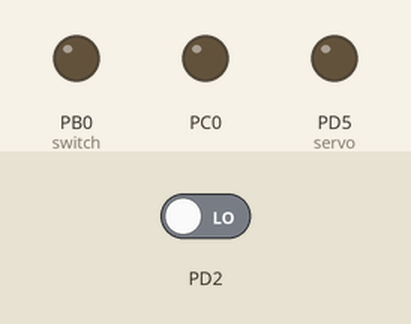
Bench run of a program on a simulated ATmega32, built with avr-gcc and emulated at 8 MHz. On the bench: output pins drawn as LEDs (lit = HIGH). Inputs (shaded band) come from the test bench; at power-on: PD2 LOW.

Above: at 1.2 s.
1.3 s: PD2 driven HIGH
At 2.0 s:
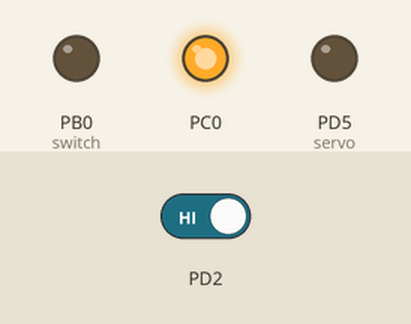
Timing chart, 0 to 7.8 s (numbered marks = the images above; inputs shaded):
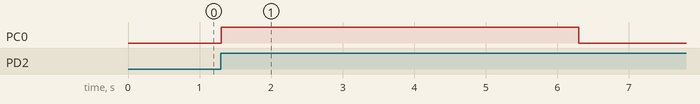

Measured:
- after the input at 1.3 s, PC0: LOW → HIGH at once, → LOW 5.0 s later

The program:

main.c
```c
#include "Headers/ADC.h"
#include "Headers/DIO.h"
#include "Headers/EXTI_interface.h"
#include "Headers/servo_motor.h"
#include "Headers/USART.h"
#define F_CPU 8000000UL
#include <avr/delay.h>

volatile unsigned char alarm_triggered = 0;

void SecurityAlarm_ON(void)
{
	alarm_triggered = 1;
}

int main(void)
{

	DIO_voidSetPinDirection(PORTA,PIN0,INPUT);//Pin for LDR output
	DIO_voidSetPinDirection(PORTB,PIN0,OUTPUT); // pin for the electronic switch
	ADC_init();
	USART_Init(9600);
	ServoMotor_Init();
	CLR_BIT(DDRA,1);// pin1 in PORTA work as input ->LDR pin
	SET_BIT(DDRD,5);// pin2 in PORTD work as output->servo motor pin
	u32 led_ins; // var store the outdoor lighting instensity
	u8 reciever = '0'; // default state
	u8 new_cmd = 0;

	DDRD &= ~(1 << DDD2);

	DDRC |= (1 << DDC0);
	DPORTC &= ~(1 << PIN0);

	MEXTI_voidSetCallBackInt0(&SecurityAlarm_ON);
	MEXTI_voidInitInt0();
	MEXTI_voidEnableInt0();
	MEXTI_voidEnableGlobalInterrupt();


	while (1)
	{
		// Check for UART command without stopping the loop
		if (USART_Receive_NoBlock(&new_cmd))
		{
			reciever = new_cmd; // Updates to '1' when password is correct, or '0' when locked
		}

		if (reciever == '1')
		{
			// Continuous Automatic Lighting (LDR -> LED)
			u16 ldr_light = ADC_Read(0);
			if (ldr_light >= 350)
			DIO_voidSetPinValue(PORTB, PIN0, LOW);
			else
			DIO_voidSetPinValue(PORTB, PIN0, HIGH);

			// Continuous Curtain Control (LDR -> Servo)
			u16 ldr_curtain = ADC_Read(1);
			if (ldr_curtain > 400)
			ServoMotor_OCA1_Angle(180);
			else
			ServoMotor_OCA1_Angle(0);
		}
		else
		{
			if (alarm_triggered == 1)
			{
				DPORTC |= (1 << PIN0);
				_delay_ms(5000);
				DPORTC &= ~(1 << PIN0);

				alarm_triggered = 0;
			}
		}
	}
}
```

ADC.h
```c
#ifndef _ADC_H
#define _ADC_H
# include "Std_types.h"

#define ADMUX_Reg 	(*(volatile u8*)0x27) 	// ADC Multiplexer Register
//ADMUX PINS
#define REFS1 7
#define ADLAR 5
#define REFS0 6
#define MUX2 2
#define MUX1 1
#define MUX0 0

#define ADCH_Reg 	(*(volatile u8*)0x25) 		// ADC High Register
#define ADCL_Reg 	(*(volatile u8*)0x24) 		// ADC Low Register

#define ADCSRA_Reg 	(*(volatile u8*)0x26) 	// ADC Control And Status Register
//ADCSRA PINS
#define ADEN 7
#define ADSC 6
#define ADIF 4
#define ADPS2 2
#define ADPS1 1
#define ADPS0 0

void ADC_init();  // initialize the ADC
u16 ADC_Read(u8 channel); // takes the number of the pin that you want to read from and reads the value
#endif 
```

EXTI_interface.h
```c
#ifndef EXTI_INTERFACE_H_
#define EXTI_INTERFACE_H_

void MEXTI_voidInitInt0(void);
void MEXTI_voidEnableInt0(void);
void MEXTI_voidDisableInt0(void);
void MEXTI_voidEnableGlobalInterrupt(void);
void MEXTI_voidSetCallBackInt0(void (*Copy_pvNotificationFunc)(void));

#endif
```

USART.h
```c
#ifndef USART_H_
#define USART_H_

#include "Bit_Math.h"
#include "Std_types.h"

// USART Register Addresses for ATmega32
#define UDR     *((volatile u8*)0x2C)  // USART Data Register
#define UCSRA   *((volatile u8*)0x2B)  // USART Control and Status Register A
#define UCSRB   *((volatile u8*)0x2A)  // USART Control and Status Register B
#define UCSRC   *((volatile u8*)0x40)  // USART Control and Status Register C
#define UBRRL   *((volatile u8*)0x29)  // USART Baud Rate Register Low
#define UBRRH   *((volatile u8*)0x40)  // USART Baud Rate Register High

// UCSRA Register Bit Positions
#define RXC     7    // USART Receive Complete
#define TXC     6    // USART Transmit Complete
#define UDRE    5    // USART Data Register Empty
#define FE      4    // Frame Error
#define DOR     3    // Data OverRun
#define PE      2    // Parity Error
#define U2X     1    // Double Transmission Speed
#define MPCM    0    // Multi-Processor Communication Mode

// UCSRB Register Bit Positions
#define RXCIE   7    // RX Complete Interrupt Enable
#define TXCIE   6    // TX Complete Interrupt Enable
#define UDRIE   5    // USART Data Register Empty Interrupt Enable
#define RXEN    4    // Receiver Enable
#define TXEN    3    // Transmitter Enable
#define UCSZ2   2    // Character Size (bit 2)
#define RXB8    1    // Receive Data Bit 8
#define TXB8    0    // Transmit Data Bit 8

// UCSRC Register Bit Positions
#define URSEL   7    // Register Select (must be 1 to access UCSRC)
#define UMSEL   6    // USART Mode Select
#define UPM1    5    // Parity Mode (bit 1)
#define UPM0    4    // Parity Mode (bit 0)
#define USBS    3    // Stop Bit Select
#define UCSZ1   2    // Character Size (bit 1)
#define UCSZ0   1    // Character Size (bit 0)
#define UCPOL   0    // Clock Polarity

// Character Size Options
#define USART_5_BIT    0
#define USART_6_BIT    1
#define USART_7_BIT    2
#define USART_8_BIT    3
#define USART_9_BIT    7

// Parity Mode Options
#define PARITY_DISABLED   0
#define PARITY_EVEN       2
#define PARITY_ODD        3

// Stop Bit Options
#define STOP_BIT_1        0
#define STOP_BIT_2        1

// USART Mode Options
#define USART_ASYNC_MODE  0
#define USART_SYNC_MODE   1

// Function Prototypes
void USART_Init(u32 baud_rate);
void USART_SendChar(u8 data);
u8 USART_Get_Char(void);
void USART_SendString(const u8 *str);
void USART_ReceiveString(u8 *str);
u8 USART_IsDataAvailable(void);
u8 USART_Receive_NoBlock(u8 *pData);

#endif /* USART_H_ */
```

servo_motor.h
```c
#ifndef SERVO_MOTOR_H_
#define SERVO_MOTOR_H_

#include "DIO.h"

#define TCCR1A_REG   (*(volatile u8*)0x4F)
#define TCCR1B_REG   (*(volatile u8*)0x4E)

#define OCR1AH_REG   (*(volatile u8*)0x4B)
#define OCR1AL_REG   (*(volatile u8*)0x4A)

#define ICR1H_REG    (*(volatile u8*)0x47)
#define ICR1L_REG    (*(volatile u8*)0x46)

#define OCR1AH_REG   (*(volatile u8*)0x4B)
#define OCR1AL_REG   (*(volatile u8*)0x4A)

#define OCR1BH_REG   (*(volatile u8*)0x49)
#define OCR1BL_REG   (*(volatile u8*)0x48)

#define CLOCKWISE 0
#define ANTI_CLOCKWISE 1

#define OPEN  0
#define CLOSE 1


void    ServoMotor_Init(void);
void    ServoMotor_OCA1_Angle(u8 angle);
#endif
```

ADC.c
```c
#include "../Headers/ADC.h"
#include "../Headers/DIO.h"

void ADC_init()
{
	ADCSRA_Reg |=(1<<ADEN); //set the enable
	ADCSRA_Reg |=(1<<ADPS1) | (1<<ADPS2); // prescaler selection -this is a division factor of 64-
	ADMUX_Reg |= (1<<REFS0); //select the voltage reference -this is a AVCC with external capacitor at AREF pin-
}

u16 ADC_Read(u8 channel)
{
	channel &= 0b00000111;  // make sure the channel value doesn't exceed the possible
	ADMUX_Reg &= 0b11111000;// to make sure the previous channel is removed
	ADMUX_Reg |= channel; // choose the channel
	ADCSRA_Reg |=(1<<ADSC); //start conversion
	while(GET_BIT(ADCSRA_Reg, ADIF) != 1); // this gives the ADC time to convert -the ADIF becomes 1 when conversion ends-
	u16 result = ADCL_Reg; //store the lower pins 7-->0
	result |= ((u16)ADCH_Reg<<8);//shifts the bits in the higher ADC and adds them to the lower one -they are originally 1 and 0 then become 9 and 8-
	SET_BIT(ADCSRA_Reg,ADIF);// clear ADIF to be ready for the next read
	return result;
}
```

EXTI_program.c
```c
#include <avr/interrupt.h>
#include "../Headers/Std_types.h"
#include "../Headers/Bit_Math.h"
#include "../Headers/EXTI_private.h"
#include "../Headers/EXTI_confige.h"
#include "../Headers/EXTI_interface.h"

static void (*EXTI_pvInt0CallBackFunc)(void) = 0;

void MEXTI_voidInitInt0(void)
{
	#if EXTI0_TRIGGER_MODE == EXTI_LOW_LEVEL
	MCUCR &= ~(1 << ISC00);
	MCUCR &= ~(1 << ISC01);

	#elif EXTI0_TRIGGER_MODE == EXTI_IOC
	MCUCR |=  (1 << ISC00);
	MCUCR &= ~(1 << ISC01);

	#elif EXTI0_TRIGGER_MODE == EXTI_FALLING_EDGE
	MCUCR &= ~(1 << ISC00);
	MCUCR |=  (1 << ISC01);

	#elif EXTI0_TRIGGER_MODE == EXTI_RISING_EDGE
	MCUCR |=  (1 << ISC00);
	MCUCR |=  (1 << ISC01);
	#endif

	GIFR |= (1 << 6);
}

void MEXTI_voidEnableInt0(void)
{
	GICR |= (1 << INT0);
}

void MEXTI_voidDisableInt0(void)
{
	GICR &= ~(1 << INT0);
}

void MEXTI_voidEnableGlobalInterrupt(void)
{
	SREG |= (1 << I_BIT);
}

void MEXTI_voidSetCallBackInt0(void (*Copy_pvNotificationFunc)(void))
{
	if (Copy_pvNotificationFunc != 0)
	{
		EXTI_pvInt0CallBackFunc = Copy_pvNotificationFunc;
	}
}

ISR(INT0_vect)
{
	if (EXTI_pvInt0CallBackFunc != 0)
	{
		EXTI_pvInt0CallBackFunc();
	}
}
```

USART.c
```c
#include "../Headers/USART.h"
#include "../Headers/Bit_Math.h"


void USART_Init(u32 baud_rate)
{
	// Calculate baud rate register value
	// UBRR = (F_CPU / (16 * baud_rate)) - 1
	u16 ubrr_value = (u16)((8000000UL / (16UL * baud_rate)) - 1);
	// Set baud rate (UBRRH must be written first)
	UBRRH = (u8)(ubrr_value >> 8);
	UBRRL = (u8)ubrr_value;
	// 2. Enable TX and RX and Clears the UCSZ2 bit in UCSRB
	SET_BIT(UCSRB, TXEN);
	SET_BIT(UCSRB, RXEN);
	CLR_BIT(UCSRB, UCSZ2);
	// 3. Configure UCSRC
	u8 temp = 0;
	SET_BIT(temp, URSEL); // Select UCSRC register {0b10000000}
	SET_BIT(temp, UCSZ1); // temp becomes: 0b10000100
	SET_BIT(temp, UCSZ0); //temp becomes: 0b10000110
	// Write the complete byte to UCSRC in one single step
	UCSRC = temp;
}


void USART_SendChar(u8 data)
{
	// Wait until transmit buffer is empty
	while(GET_BIT(UCSRA, UDRE) == 0);
	// Put data into buffer, sends the data
	UDR = data;
}


u8 USART_Get_Char(void)
{
	// Wait until data is received
	while(GET_BIT(UCSRA, RXC) == 0);
	// Return received data
	return UDR;
}

void USART_SendString(const u8 *str)
{
	// Send each character until null terminator
	while(*str != '\0')
	{
		USART_SendChar(*str);
		str++;
	}
}


// Checks if a byte is waiting in the buffer (returns 1 if yes, 0 if empty)
u8 USART_IsDataAvailable(void)
{
	return (GET_BIT(UCSRA, RXC) != 0);
}

// Reads data only if available, without blocking the CPU
u8 USART_Receive_NoBlock(u8 *pData)
{
	if (GET_BIT(UCSRA, RXC) != 0)
	{
		*pData = UDR;
		return 1; // Successfully read a character
	}
	return 0;     // Buffer is empty, did not block
}
```

servo_motor.c
```c
#include "../Headers/servo_motor.h"

void    ServoMotor_Init(void)
{
	CLR_BIT(TCCR1A_REG,0);//WGM10
	SET_BIT(TCCR1A_REG,1);//WGM11
	SET_BIT(TCCR1B_REG,3);//WGM12
	SET_BIT(TCCR1B_REG,4);//WGM13
	//enable PWM mode with ICR1 as TOP insead of 10^16

	CLR_BIT(TCCR1A_REG,6);//COM1A0
	SET_BIT(TCCR1A_REG,7);//COM1A1
	//Clear on compare match,set at TOP ->PIN(DP5)==OC1A

	CLR_BIT(TCCR1A_REG,4);//COM1B0
	SET_BIT(TCCR1A_REG,5);//COM1B1
	//Clear on compare match,set at TOP ->PIN(DP4)==OC1B

	CLR_BIT(TCCR1B_REG,0);//CS10
	SET_BIT(TCCR1B_REG,1);//CS11
	CLR_BIT(TCCR1B_REG,2);//CS12
	//prescaler = 8

	ICR1H_REG = (2499>>8);
	ICR1L_REG = (2499);
	//make top(ICR1) ==2499
	//periodic time=20ms ,frequency=50Hz
}


void ServoMotor_OCA1_Angle(u8 angle)
{
	u8 OCR_Value;
	OCR_Value = 188 +(angle * 62) / 180;
	OCR1AH_REG = (OCR_Value >> 8);
	OCR1AL_REG = OCR_Value;
}
```

EXTI_confige.h
```c
#ifndef EXTI_CONFIG_H_
#define EXTI_CONFIG_H_

#define EXTI0_TRIGGER_MODE    EXTI_RISING_EDGE

#endif
```

Bit_Math.h
```c
#ifndef _BIT_MATH_H_
#define _BIT_MATH_H_


#define SET_BIT(Var, BitNo)   ( (Var) = (Var) |( 1 << (BitNo)) )
#define CLR_BIT(Var, BitNo)   ((Var) =(Var) & ~(1 << (BitNo)))
#define Toggle_Bit(Var, BitNo) ((Var) = (Var)^ (1 << (BitNo)))
#define GET_BIT(Var, BitNo)   (((Var) >> (BitNo)) & 0x01)


#endif
```

DIO.h
```c
#ifndef _DIO_H_
#define _DIO_H_
#include "Std_types.h"
#include <avr/io.h>
#include "Std_types.h"
#include "Bit_Math.h"

#define OUTPUT 1
#define INPUT  0

#define LOW  0
#define HIGH 1

#define PIN0   0
#define PIN1   1
#define PIN2   2
#define PIN3   3
#define PIN4   4
#define PIN5   5
#define PIN6   6
#define PIN7   7

#define PORTA  0
#define PORTB  1
#define PORTC  2
#define PORTD  3

//--------------------------------------------------

void DIO_voidIntialization(void);

void DIO_voidSetPinDirection(u8 PortID, u8 PinID, u8 Direction);

void DIO_voidSetPinValue(u8 PortID, u8 PinID, u8 Value);

u8   DIO_u8ReadPinValue(u8 PortID, u8 PinID);

void DIO_voidSetPortDirection(u8 PortID, u8 Direction);

void DIO_voidSetPortValue(u8 PortID, u8 Value);

u8   DIO_u8ReadPortValue(u8 PortID);

//--------------------------------------------------


// Helper macros for two-stage preprocessor token concatenation
//#define CONC_HELPER(b7,b6,b5,b4,b3,b2,b1,b0)  0b##b7##b6##b5##b4##b3##b2##b1##b0
//#define CONC(b7,b6,b5,b4,b3,b2,b1,b0)         CONC_HELPER(b7,b6,b5,b4,b3,b2,b1,b0)

// Assembled 8-bit port direction macros from DIO_config.h
//#define DIO_PORTA_DIRECTION  CONC(DIO_PORTA_PIN7_DIR, DIO_PORTA_PIN6_DIR, DIO_PORTA_PIN5_DIR, DIO_PORTA_PIN4_DIR, DIO_PORTA_PIN3_DIR, DIO_PORTA_PIN2_DIR, DIO_PORTA_PIN1_DIR, DIO_PORTA_PIN0_DIR)
//#define DIO_PORTB_DIRECTION  CONC(DIO_PORTB_PIN7_DIR, DIO_PORTB_PIN6_DIR, DIO_PORTB_PIN5_DIR, DIO_PORTB_PIN4_DIR, DIO_PORTB_PIN3_DIR, DIO_PORTB_PIN2_DIR, DIO_PORTB_PIN1_DIR, DIO_PORTB_PIN0_DIR)
//#define DIO_PORTC_DIRECTION  CONC(DIO_PORTC_PIN7_DIR, DIO_PORTC_PIN6_DIR, DIO_PORTC_PIN5_DIR, DIO_PORTC_PIN4_DIR, DIO_PORTC_PIN3_DIR, DIO_PORTC_PIN2_DIR, DIO_PORTC_PIN1_DIR, DIO_PORTC_PIN0_DIR)
//#define DIO_PORTD_DIRECTION  CONC(DIO_PORTD_PIN7_DIR, DIO_PORTD_PIN6_DIR, DIO_PORTD_PIN5_DIR, DIO_PORTD_PIN4_DIR, DIO_PORTD_PIN3_DIR, DIO_PORTD_PIN2_DIR, DIO_PORTD_PIN1_DIR, DIO_PORTD_PIN0_DIR)


//Port A, B, C, D --> DDR, PORT, PIN Register

/** Comment: Port A Registers*/
#define DDRA      *((volatile u8 *)0x3A)
#define DPORTA     *((volatile u8 *)0x3B)
#define PINA      *((volatile u8 *)0x39)

/** Comment: Port B Registers*/
#define DDRB      *((volatile u8 *)0x37)
#define DPORTB     *((volatile u8 *)0x38)
#define PINB      *((volatile u8 *)0x36)

/** Comment: Port C Registers*/
#define DDRC      *((volatile u8 *)0x34)
#define DPORTC     *((volatile u8 *)0x35)
#define PINC      *((volatile u8 *)0x33)

/** Comment: Port D Registers*/
#define DDRD      *((volatile u8 *)0x31)
#define DPORTD     *((volatile u8 *)0x32)
#define PIND      *((volatile u8 *)0x30)

#endif
```

EXTI_private.h
```c
#ifndef EXTI_PRIVATE_H_
#define EXTI_PRIVATE_H_

#include "Std_types.h"

#define MCUCR   (*((volatile u8*)0x55))
#define MCUCSR  (*((volatile u8*)0x54))
#define GICR    (*((volatile u8*)0x5B))
#define GIFR    (*((volatile u8*)0x5A))
#define SREG    (*((volatile u8*)0x5F))

#define ISC00   0
#define ISC01   1
#define ISC10   2
#define ISC11   3

#define INT1    7
#define INT0    6
#define INT2    5

#define I_BIT   7

#define EXTI_LOW_LEVEL      0
#define EXTI_IOC            1
#define EXTI_FALLING_EDGE   2
#define EXTI_RISING_EDGE    3

#endif
```

Std_types.h
```c
#ifndef _STD_TYPES_H_
#define _STD_TYPES_H_

typedef unsigned char u8;
typedef unsigned short int u16;
typedef unsigned  int u32;
typedef signed char s8;
typedef signed short int s16;
typedef signed  int s32;
typedef float f32;
typedef  double f64;


#endif
```

DIO.c
```c
#include "../Headers/DIO.h"
#include "../Headers/Std_types.h"

void DIO_voidSetPinDirection(u8 PortID, u8 PinID, u8 Direction)
{
	if (PortID < 4 && PinID < 8)
	{
		if (Direction == OUTPUT)
		{
			switch (PortID)
			{
				case PORTA: SET_BIT(DDRA, PinID); break;
				case PORTB: SET_BIT(DDRB, PinID); break;
				case PORTC: SET_BIT(DDRC, PinID); break;
				case PORTD: SET_BIT(DDRD, PinID); break;
			}
		}
		else if (Direction == INPUT)
		{
			switch (PortID)
			{
				case PORTA: CLR_BIT(DDRA, PinID); break;
				case PORTB: CLR_BIT(DDRB, PinID); break;
				case PORTC: CLR_BIT(DDRC, PinID); break;
				case PORTD: CLR_BIT(DDRD, PinID); break;
			}
		}
	}
}

void DIO_voidSetPinValue(u8 PortID, u8 PinID, u8 Value)
{
	if (PortID < 4 && PinID < 8)
	{
		if (Value == HIGH)
		{
			switch (PortID)
			{
				case PORTA: SET_BIT(DPORTA, PinID); break;
				case PORTB: SET_BIT(DPORTB, PinID); break;
				case PORTC: SET_BIT(DPORTC, PinID); break;
				case PORTD: SET_BIT(DPORTD, PinID); break;
			}
		}
		else if (Value == LOW)
		{
			switch (PortID)
			{
				case PORTA: CLR_BIT(DPORTA, PinID); break;
				case PORTB: CLR_BIT(DPORTB, PinID); break;
				case PORTC: CLR_BIT(DPORTC, PinID); break;
				case PORTD: CLR_BIT(DPORTD, PinID); break;
			}
		}
	}
}

u8 DIO_u8ReadPinValue(u8 PortID, u8 PinID)
{
	if (PortID < 4 && PinID < 8)
	{
		u8 value = 0;
		switch (PortID)
		{
			case PORTA: value = GET_BIT(PINA, PinID); break;
			case PORTB: value = GET_BIT(PINB, PinID); break;
			case PORTC: value = GET_BIT(PINC, PinID); break;
			case PORTD: value = GET_BIT(PIND, PinID); break;
		}
		return value;
	}
	return 0;
}

void DIO_voidSetPortDirection(u8 PortID, u8 Direction)
{
	if (PortID < 4)
	{
		switch (PortID)
		{
			case PORTA: DDRA = Direction; break;
			case PORTB: DDRB = Direction; break;
			case PORTC: DDRC = Direction; break;
			case PORTD: DDRD = Direction; break;
		}
	}
}

void DIO_voidSetPortValue(u8 PortID, u8 Value)
{
	if (PortID < 4)
	{
		switch (PortID)
		{
			case PORTA: DPORTA = Value; break;
			case PORTB: DPORTB = Value; break;
			case PORTC: DPORTC = Value; break;
			case PORTD: DPORTD = Value; break;
		}
	}
}

u8 DIO_u8ReadPortValue(u8 PortID)
{
	u8 Local_u8Value = 0;
	if (PortID < 4)
	{
		switch (PortID)
		{
			case PORTA: Local_u8Value = PINA; break;
			case PORTB: Local_u8Value = PINB; break;
			case PORTC: Local_u8Value = PINC; break;
			case PORTD: Local_u8Value = PIND; break;
		}
	}
	return Local_u8Value;
}
```
